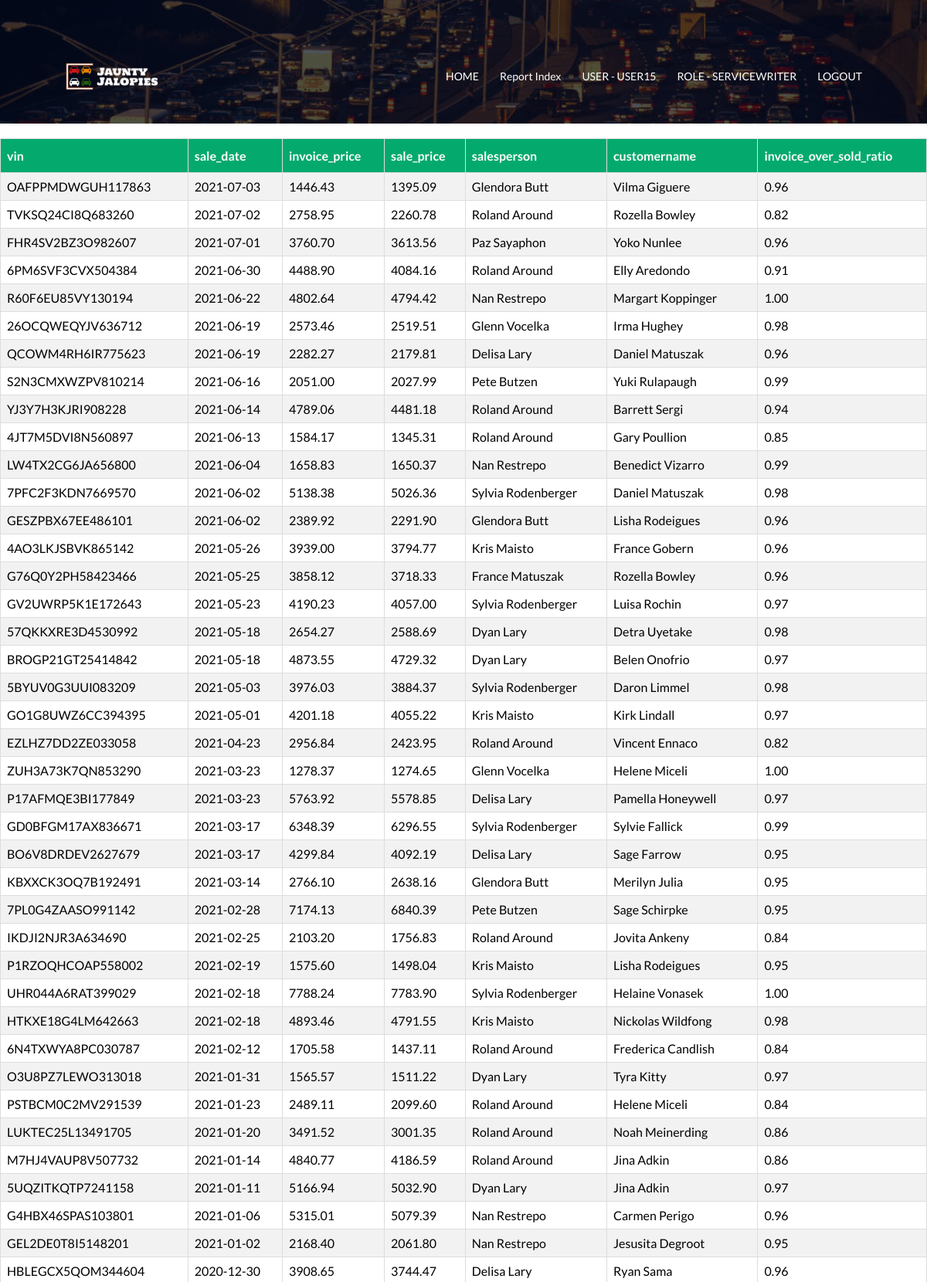
Page /report/report_below_cost_sales.php (signed in, upper part) on the committed database.
### tables this page shows
CREATE TABLE Sale (
  vin varchar(50) NOT NULL,
  customerID int(16) unsigned NOT NULL AUTO_INCREMENT,
  username varchar(250) NOT NULL,
  sale_date date NOT NULL,
  sale_price float(10,2) NOT NULL,
  PRIMARY KEY (customerID, username,vin)
);

CREATE TABLE Vehicle (
  vin varchar(50) NOT NULL,
  model_name varchar(250) NULL,
  model_year year NOT NULL,
  invoice_price float(10,2) NOT NULL,
  description varchar(250) NULL,
  manufacturer_name varchar(250) NOT NULL,
  username varchar(250) NOT NULL,
  inventory_added_date  date NOT NULL,
  PRIMARY KEY (vin)
);

### lib/queryfunction.php (called while the page is built, shortened)
<?php
function query_report_below_cost_sales($conn) {
    $query = "SELECT s.vin, s.sale_date,v.invoice_price,s.sale_price,
    CONCAT(u.first_name,' ', u.last_name) AS salesperson,
    TRIM(CONCAT(IFNULL(i.first_name,''),' ',IFNULL(i.last_name,''),IFNULL(b.primary_contact_first_name,''),' ',IFNULL(b.primary_contact_last_name,''))) AS customername,
    ROUND((s.sale_price / v.invoice_price), 2) AS invoice_over_sold_ratio
    FROM Sale AS s
    LEFT JOIN Vehicle AS v ON v.vin = s.vin
    LEFT JOIN LoggedInUser AS u ON u.username = s.username
    LEFT JOIN Customer AS c ON c.customerID = s.customerID
    LEFT JOIN Individual AS i ON i.customerID = c. customerID
    LEFT JOIN Business AS b ON b.customerID = c. customerID
    WHERE v.invoice_price > s.sale_price
    ORDER BY s.sale_date DESC, invoice_over_sold_ratio DESC;";
    return mysqli_query($conn, $query);
}

### report/report_below_cost_sales.php (the view, shortened to what this page needs)
<?php
include_once '../lib/queryfunction.php';
?>
<html lang="en">
<?php
include_once '../lib/header.php';
?>
</head>
<body>
    <?php
    include_once '../lib/sub_header.php';
    ?>
    <div>
        <br>
        <table class="report_table">
            <?php
            $conn = mysql_conn_init_6400();
            $result = query_report_below_cost_sales($conn);
            $is_header_printed = false;
            while ($row = $result->fetch_assoc()) {
                echo "<tr>";
                if (!$is_header_printed) {
                    foreach ($row as $key => $value) {
                        echo "<th>$key</th>";
                    }
                    $is_header_printed = true;
                    echo "</tr>";
                    echo "<tr>";
                }
                foreach ($row as $key => $value) {
                    echo "<td>$value</td>";
                }
                echo "</tr>";
            }
            ?>
        </table>
    </div>
</body>
</html>

### css/style.css (style rules this page uses)
* { margin: 0; padding: 0; font-family: 'Lato', sans-serif; }
.report_table { font-family: Arial, Helvetica, sans-serif; border-collapse: collapse; width: 100%; }
.report_table td, .report_table th { border: 1px solid #ddd; padding: 8px; }
.report_table tr:nth-child(even) { background-color: #f2f2f2; }
.report_table th { padding-top: 12px; padding-bottom: 12px; text-align: left; background-color: #04AA6D; color: white; }

### rows in the picture
sale: key "vin", key "sale_date", key "invoice_price", key "sale_price", key "salesperson", key "customername", key "invoice_over_sold_ratio", vin "OAFPPMDWGUH117863", sale_date "2021-07-03", vin.invoice_price "1446.43", sale_price "1395.09", value "Glendora Butt", value "Vilma Giguere", value "0.96"
sale: vin "TVKSQ24CI8Q683260", sale_date "2021-07-02", vin.invoice_price "2758.95", sale_price "2260.78", value "Roland Around", value "Rozella Bowley", value "0.82"
sale: vin "FHR4SV2BZ3O982607", sale_date "2021-07-01", vin.invoice_price "3760.70", sale_price "3613.56", value "Paz Sayaphon", value "Yoko Nunlee", value "0.96"
sale: vin "6PM6SVF3CVX504384", sale_date "2021-06-30", vin.invoice_price "4488.90", sale_price "4084.16", value "Roland Around", value "Elly Aredondo", value "0.91"
sale: vin "R60F6EU85VY130194", sale_date "2021-06-22", vin.invoice_price "4802.64", sale_price "4794.42", value "Nan Restrepo", value "Margart Koppinger", value "1.00"
sale: vin "26OCQWEQYJV636712", sale_date "2021-06-19", vin.invoice_price "2573.46", sale_price "2519.51", value "Glenn Vocelka", value "Irma Hughey", value "0.98"
sale: vin "QCOWM4RH6IR775623", sale_date "2021-06-19", vin.invoice_price "2282.27", sale_price "2179.81", value "Delisa Lary", value "Daniel Matuszak", value "0.96"
sale: vin "S2N3CMXWZPV810214", sale_date "2021-06-16", vin.invoice_price "2051.00", sale_price "2027.99", value "Pete Butzen", value "Yuki Rulapaugh", value "0.99"
sale: vin "YJ3Y7H3KJRI908228", sale_date "2021-06-14", vin.invoice_price "4789.06", sale_price "4481.18", value "Roland Around", value "Barrett Sergi", value "0.94"
sale: vin "4JT7M5DVI8N560897", sale_date "2021-06-13", vin.invoice_price "1584.17", sale_price "1345.31", value "Roland Around", value "Gary Poullion", value "0.85"
sale: vin "LW4TX2CG6JA656800", sale_date "2021-06-04", vin.invoice_price "1658.83", sale_price "1650.37", value "Nan Restrepo", value "Benedict Vizarro", value "0.99"
sale: vin "7PFC2F3KDN7669570", sale_date "2021-06-02", vin.invoice_price "5138.38", sale_price "5026.36", value "Sylvia Rodenberger", value "Daniel Matuszak", value "0.98"
sale: vin "GESZPBX67EE486101", sale_date "2021-06-02", vin.invoice_price "2389.92", sale_price "2291.90", value "Glendora Butt", value "Lisha Rodeigues", value "0.96"
sale: vin "4AO3LKJSBVK865142", sale_date "2021-05-26", vin.invoice_price "3939.00", sale_price "3794.77", value "Kris Maisto", value "France Gobern", value "0.96"
sale: vin "G76Q0Y2PH58423466", sale_date "2021-05-25", vin.invoice_price "3858.12", sale_price "3718.33", value "France Matuszak", value "Rozella Bowley", value "0.96"
sale: vin "GV2UWRP5K1E172643", sale_date "2021-05-23", vin.invoice_price "4190.23", sale_price "4057.00", value "Sylvia Rodenberger", value "Luisa Rochin", value "0.97"
sale: vin "57QKKXRE3D4530992", sale_date "2021-05-18", vin.invoice_price "2654.27", sale_price "2588.69", value "Dyan Lary", value "Detra Uyetake", value "0.98"
sale: vin "BROGP21GT25414842", sale_date "2021-05-18", vin.invoice_price "4873.55", sale_price "4729.32", value "Dyan Lary", value "Belen Onofrio", value "0.97"
sale: vin "5BYUV0G3UUI083209", sale_date "2021-05-03", vin.invoice_price "3976.03", sale_price "3884.37", value "Sylvia Rodenberger", value "Daron Limmel", value "0.98"
sale: vin "GO1G8UWZ6CC394395", sale_date "2021-05-01", vin.invoice_price "4201.18", sale_price "4055.22", value "Kris Maisto", value "Kirk Lindall", value "0.97"
sale: vin "EZLHZ7DD2ZE033058", sale_date "2021-04-23", vin.invoice_price "2956.84", sale_price "2423.95", value "Roland Around", value "Vincent Ennaco", value "0.82"
sale: vin "ZUH3A73K7QN853290", sale_date "2021-03-23", vin.invoice_price "1278.37", sale_price "1274.65", value "Glenn Vocelka", value "Helene Miceli", value "1.00"
sale: vin "P17AFMQE3BI177849", sale_date "2021-03-23", vin.invoice_price "5763.92", sale_price "5578.85", value "Delisa Lary", value "Pamella Honeywell", value "0.97"
sale: vin "GD0BFGM17AX836671", sale_date "2021-03-17", vin.invoice_price "6348.39", sale_price "6296.55", value "Sylvia Rodenberger", value "Sylvie Fallick", value "0.99"
sale: vin "BO6V8DRDEV2627679", sale_date "2021-03-17", vin.invoice_price "4299.84", sale_price "4092.19", value "Delisa Lary", value "Sage Farrow", value "0.95"
sale: vin "KBXXCK3OQ7B192491", sale_date "2021-03-14", vin.invoice_price "2766.10", sale_price "2638.16", value "Glendora Butt", value "Merilyn Julia", value "0.95"
sale: vin "7PL0G4ZAASO991142", sale_date "2021-02-28", vin.invoice_price "7174.13", sale_price "6840.39", value "Pete Butzen", value "Sage Schirpke", value "0.95"
sale: vin "IKDJI2NJR3A634690", sale_date "2021-02-25", vin.invoice_price "2103.20", sale_price "1756.83", value "Roland Around", value "Jovita Ankeny", value "0.84"
sale: vin "P1RZOQHCOAP558002", sale_date "2021-02-19", vin.invoice_price "1575.60", sale_price "1498.04", value "Kris Maisto", value "Lisha Rodeigues", value "0.95"
sale: vin "UHR044A6RAT399029", sale_date "2021-02-18", vin.invoice_price "7788.24", sale_price "7783.90", value "Sylvia Rodenberger", value "Helaine Vonasek", value "1.00"
sale: vin "HTKXE18G4LM642663", sale_date "2021-02-18", vin.invoice_price "4893.46", sale_price "4791.55", value "Kris Maisto", value "Nickolas Wildfong", value "0.98"
sale: vin "6N4TXWYA8PC030787", sale_date "2021-02-12", vin.invoice_price "1705.58", sale_price "1437.11", value "Roland Around", value "Frederica Candlish", value "0.84"
sale: vin "O3U8PZ7LEWO313018", sale_date "2021-01-31", vin.invoice_price "1565.57", sale_price "1511.22", value "Dyan Lary", value "Tyra Kitty", value "0.97"
sale: vin "PSTBCM0C2MV291539", sale_date "2021-01-23", vin.invoice_price "2489.11", sale_price "2099.60", value "Roland Around", value "Helene Miceli", value "0.84"
sale: vin "LUKTEC25L13491705", sale_date "2021-01-20", vin.invoice_price "3491.52", sale_price "3001.35", value "Roland Around", value "Noah Meinerding", value "0.86"
sale: vin "M7HJ4VAUP8V507732", sale_date "2021-01-14", vin.invoice_price "4840.77", sale_price "4186.59", value "Roland Around", value "Jina Adkin", value "0.86"
sale: vin "5UQZITKQTP7241158", sale_date "2021-01-11", vin.invoice_price "5166.94", sale_price "5032.90", value "Dyan Lary", value "Jina Adkin", value "0.97"
sale: vin "G4HBX46SPAS103801", sale_date "2021-01-06", vin.invoice_price "5315.01", sale_price "5079.39", value "Nan Restrepo", value "Carmen Perigo", value "0.96"
sale: vin "GEL2DE0T8I5148201", sale_date "2021-01-02", vin.invoice_price "2168.40", sale_price "2061.80", value "Nan Restrepo", value "Jesusita Degroot", value "0.95"
sale: vin "HBLEGCX5QOM344604", sale_date "2020-12-30", vin.invoice_price "3908.65", sale_price "3744.47", value "Delisa Lary", value "Ryan Sama", value "0.96"

### other values in the picture
$_SESSION['logged']["username"] "USER15"
implode(" ,", $_SESSION["logged"]["usertype"]) "SERVICEWRITER"
